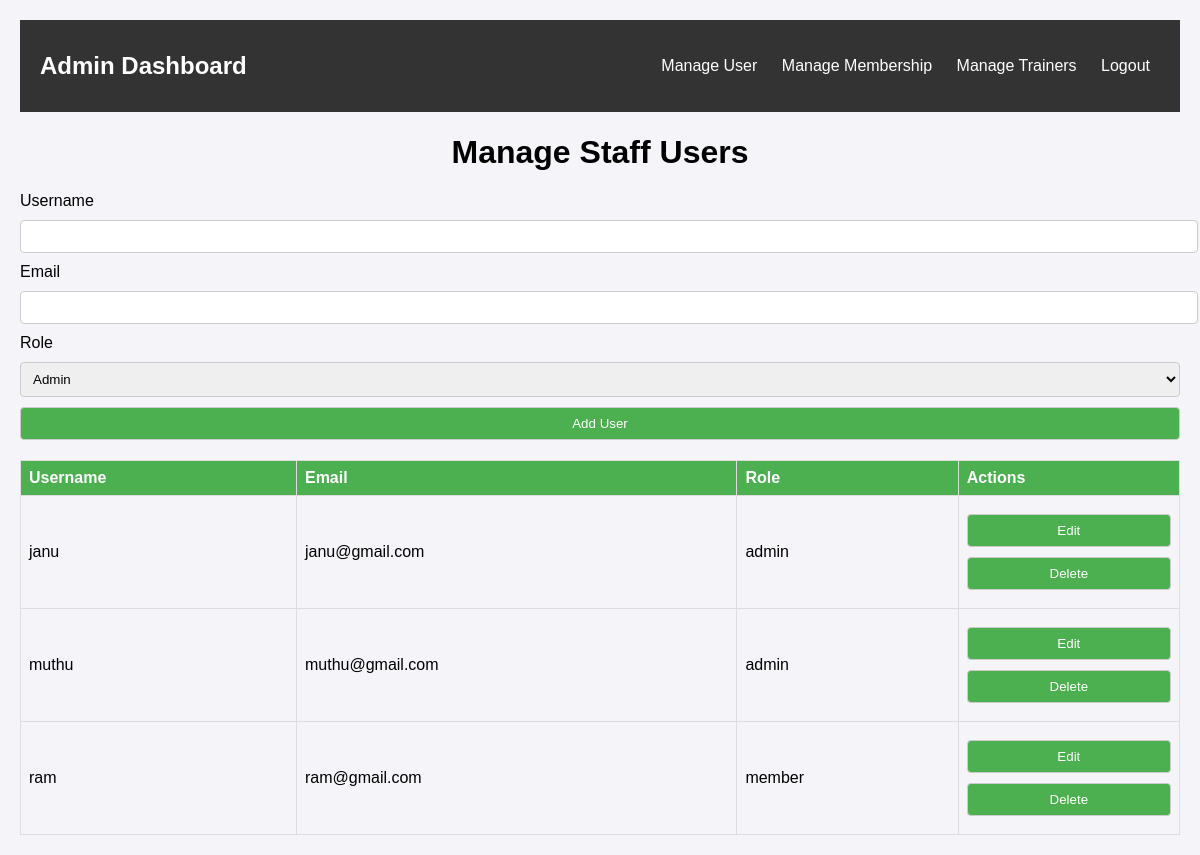
Screenshot of /manage_user.php with the database file from the repository.
### tables this page shows
CREATE TABLE `users` (
  `user_id` int(11) NOT NULL,
  `username` varchar(50) NOT NULL,
  `email` varchar(100) NOT NULL,
  `role` enum('admin','member') NOT NULL DEFAULT 'member',
  `created_at` timestamp NOT NULL DEFAULT current_timestamp()
);

### manage_user.php (the view, shortened to what this page needs)
<?php
$host = 'localhost';
$db = 'fitzone';
$user = 'root';
$pass = '';
try {
    $pdo = new PDO("mysql:host=$host;dbname=$db", $user, $pass);
    $pdo->setAttribute(PDO::ATTR_ERRMODE, PDO::ERRMODE_EXCEPTION);
} catch (PDOException $e) {
    die("Could not connect to the database: " . $e->getMessage());
}
$user = null;
?>
<!DOCTYPE html>
<html lang="en">
<head>
    <link rel="stylesheet" href="class.css">
</head>
<body>
<header>
    <div class="navbar">
        <h1>Admin Dashboard</h1>
        <nav>
            <a href="manage_user.php">Manage User</a>
            <a href="membership.php">Manage Membership</a>
            <a href="trainer.php">Manage Trainers</a>
            <a href="index.html">Logout</a>
        </nav>
    </div>
</header>
<h1 class="centered-title">Manage Staff Users</h1>
<form method="POST" action="">
    <label for="username">Username</label>
    <input type="text" name="username" value="<?= isset($user) ? $user['username'] : ''; ?>" required>
    <label for="email">Email</label>
    <input type="email" name="email" value="<?= isset($user) ? $user['email'] : ''; ?>" required>
    <label for="role">Role</label>
    <select name="role">
        <option value="admin" <?= isset($user) && $user['role'] == 'admin' ? 'selected' : ''; ?>>Admin</option>
    </select>
    <button type="submit"><?= isset($user) ? 'Update User' : 'Add User' ?></button>
</form>
<table>
    <thead>
        <tr>
            <th>Username</th>
            <th>Email</th>
            <th>Role</th>
            <th>Actions</th>
        </tr>
    </thead>
    <tbody>
        <?php
        $stmt = $pdo->query("SELECT * FROM users");
        while ($row = $stmt->fetch(PDO::FETCH_ASSOC)) {
            echo "<tr>
                <td>{$row['username']}</td>
                <td>{$row['email']}</td>
                <td>{$row['role']}</td>
                <td>
                    <form method='get' action='' style='display:inline;'>
                        <input type='hidden' name='edit' value='{$row['user_id']}'>
                        <button type='submit'>Edit</button>
                    </form>
                    <form method='get' action='' style='display:inline;'>
                        <input type='hidden' name='delete' value='{$row['user_id']}'>
                        <button type='button' class='delete-btn'>Delete</button>
                    </form>
                </td>
            </tr>";
        }
        ?>
    </tbody>
</table>
</body>
</html>

### class.css (style rules this page uses)
body { font-family: Arial, sans-serif; margin: 20px; background-color: #f4f4f9; }
table { width: 100%; border-collapse: collapse; margin: 20px 0; }
table th, table td { border: 1px solid #ddd; padding: 8px; text-align: left; }
table th { background-color: #4CAF50; color: white; }
form { margin: 20px 0; }
input, textarea, select, button { display: block; width: 100%; margin: 10px 0; padding: 8px; border: 1px solid #ccc; border-radius: 4px; }
button { background-color: #4CAF50; color: white; cursor: pointer; }

### manage_user.php (style rules this page uses)
header { background: #333; color: #fff; padding: 1rem 0; position: sticky; top: 0; z-index: 10; }
.navbar { display: flex; justify-content: space-between; align-items: center; padding: 0 20px; }
.navbar h1 { font-size: 1.5rem; }
.navbar nav a { color: #fff; text-decoration: none; margin: 0 10px; }
.centered-title { text-align: center; }

### rows the page displays
users: username "janu", email "janu@gmail.com", role "admin"
users: username "muthu", email "muthu@gmail.com", role "admin"
users: username "ram", email "ram@gmail.com", role "member"
